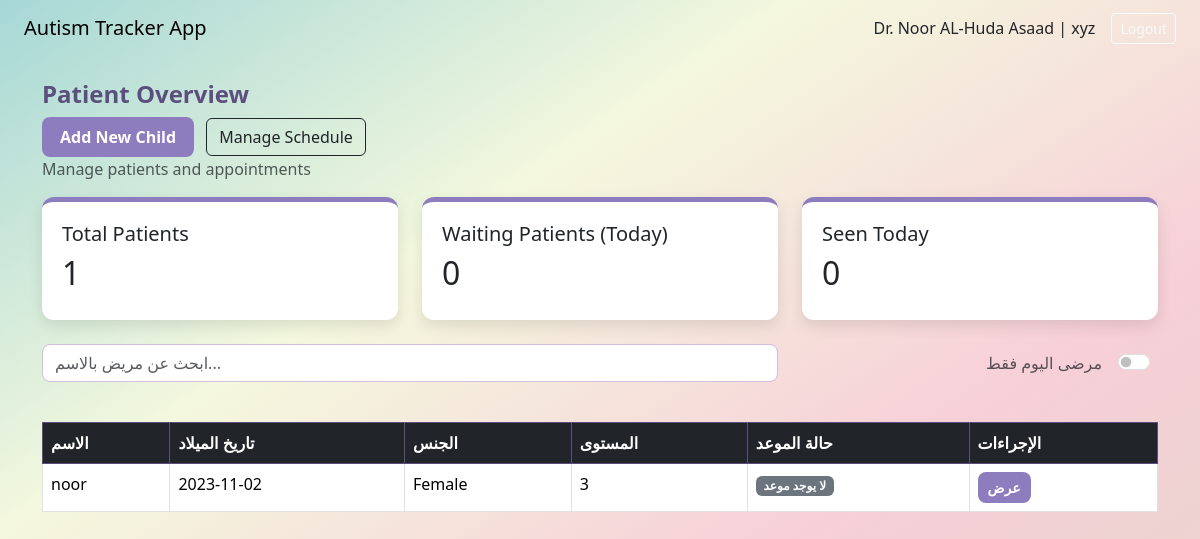
The app's page /doctor_dashboard (signed in) with its own data.
### model.py (models this page shows, shortened)
class DoctorRegister(db.Model):
    __tablename__ = 'doctor_register'
    doctor_id = db.Column(db.Integer, primary_key=True, unique=True)
    name = db.Column(db.String(100), nullable=False)
    user_name = db.Column(db.String(100), unique=True, nullable=False)
    phone_number = db.Column(db.String(15), unique=True, nullable=False)
    specialty = db.Column(db.String(100), nullable=False)
    password = db.Column(db.String(100), nullable=False)

class Child(db.Model):
    __tablename__ = 'child'
    child_id = db.Column(db.Integer, primary_key=True, unique=True)
    mother_id = db.Column(db.Integer, db.ForeignKey('mother_register.mother_id'), nullable=True)
    name = db.Column(db.String(100), nullable=False)
    BD = db.Column(db.DateTime, nullable=False)
    gender = db.Column(db.String(10), nullable=False)  # "male" or "female"
    level = db.Column(db.Integer, nullable=False)
    note = db.Column(db.Text, nullable=True)
    doctor_links = db.relationship('DoctorsChild', backref='child', lazy=True)
    activities = db.relationship('Activities', backref='child', lazy=True)
    medicines = db.relationship('Medicine', backref='child', lazy=True)

### app.py (the view)
@app.route('/doctor_dashboard')
def doctor_dashboard():
    print("Session content:", dict(session))
    doctor_id = session.get('doctor_id')
    doctor = DoctorRegister.query.get(doctor_id)
    total_patients = Child.query.join(DoctorsChild).filter(DoctorsChild.doctor_id == doctor_id).count()
    today_name = date.today().strftime('%A')
    children_query = (
        db.session.query(Child)
        .join(DoctorsChild, Child.child_id == DoctorsChild.child_id)
        .filter(DoctorsChild.doctor_id == doctor_id)
        .all()
    )
    children_data = []
    for child in children_query:
        status = 'N/A'
        has_appointment_today = False
        latest_appointment_record = (
            db.session.query(DoctorAppointment)
            .join(ChildAppointment, DoctorAppointment.appointment_id == ChildAppointment.appointment_id)
            .filter(
                ChildAppointment.child_id == child.child_id,
                DoctorAppointment.doctor_id == doctor_id,  # فلترة حسب الطبيب
                DoctorAppointment.day_of_week == today_name,  # 💡 الفلترة حسب اليوم
                DoctorAppointment.status.in_(['booked', 'completed'])  # الحالة يجب أن تكون محجوزة أو مكتملة
            )
            .order_by(ChildAppointment.created_at.desc())
            .first()
        )
        if latest_appointment_record:
            status = latest_appointment_record.status
            has_appointment_today = True
        child_with_status = {
            'child_id': child.child_id,
            'name': child.name,
            'BD': child.BD,
            'gender': child.gender,
            'level': child.level,
            'note': child.note,
            'has_appointment_today': has_appointment_today,
            'appointment_status': status,
        }
        children_data.append(child_with_status)
    total_patients = len(children_data)
    waiting_patients = sum(1 for c in children_data if c['appointment_status'] == 'booked')
    seen_today = sum(1 for c in children_data if c['appointment_status'] == 'completed')
    return render_template(
        'doctor_dashboard.html',
        doctor_name=doctor.name,
        specialty=doctor.specialty,
        children=children_data,
        total_patients=total_patients,
        waiting_patients=waiting_patients,
        seen_today=seen_today,
    )

### templates/doctor_dashboard.html (shortened to what this page needs)
{% extends 'base_doctor.html' %}
{% block content %}
<div class="container mt-4">
  <div class="dashboard-header">
    <h4>Patient Overview</h4>
    <div>
      <a href="{{ url_for('add_child_page') }}" class="btn btn-main me-2">
        Add New Child
      </a>
      <a href="{{ url_for('manage_schedule') }}" class="btn btn-outline-dark">
        Manage Schedule
      </a>
    </div>
  </div>
  <p class="text-muted">Manage patients and appointments</p>
  <div class="row g-4 mb-4">
    <div class="col-md-4">
      <div class="card-box">
        <h5>Total Patients</h5>
        <h2>{{ total_patients or 0 }}</h2>
      </div>
    </div>
    <div class="col-md-4">
      <div class="card-box">
        <h5>Waiting Patients (Today)</h5>
        <h2>{{ waiting_patients or 0 }}</h2>
      </div>
    </div>
    <div class="col-md-4">
      <div class="card-box">
        <h5>Seen Today</h5>
        <h2>{{ seen_today or 0 }}</h2>
      </div>
    </div>
  </div>
  <div class="row mb-3 align-items-center">
      <div class="col-md-8">
          <input type="text" id="patientSearch" class="form-control" placeholder="ابحث عن مريض بالاسم..." onkeyup="filterAppointments()">
      </div>
      <div class="col-md-4 d-flex align-items-center justify-content-end">
          <label class="form-check-label me-3 text-muted" for="filterTodaySwitch">
              مرضى اليوم فقط
          </label>
          <div class="form-check form-switch">
              <input class="form-check-input" type="checkbox" id="filterTodaySwitch" onchange="filterAppointments()">
          </div>
      </div>
  </div>
  {% if children %}
  <div class="table-responsive">
      <table class="table table-hover table-bordered mt-4" id="patientTable">
          <thead class="table-dark">
          <tr>
              <th>الاسم</th>
              <th>تاريخ الميلاد</th>
              <th>الجنس</th>
              <th>المستوى</th>
              <th>حالة الموعد</th>
              <th>الإجراءات</th>
          </tr>
          </thead>
          <tbody>
          {% for child in children %}
              <tr data-child-id="{{ child.child_id }}"
                  data-appointment-today="{{ 'true' if child.has_appointment_today else 'false' }}"
                  data-appointment-status="{{ child.appointment_status or 'N/A' }}">
                  <td onclick="navigateToDetails('{{ child.child_id }}')">{{ child.name }}</td>
                  <td onclick="navigateToDetails('{{ child.child_id }}')">{{ child.BD.strftime('%Y-%m-%d') if child.BD else 'N/A' }}</td>
                  <td onclick="navigateToDetails('{{ child.child_id }}')">{{ 'Male' if child.gender == 'male' else 'Female' }}</td>
                  <td onclick="navigateToDetails('{{ child.child_id }}')">{{ child.level }}</td>
                  <td class="appointment-status-cell">
                      {% if child.appointment_status == 'booked' %}
                          <span class="badge bg-warning text-dark appointment-status-label">محجوز اليوم</span>
                      {% elif child.appointment_status == 'completed' %}
                          <span class="badge bg-success appointment-status-label">مكتمل</span>
                      {% else %}
                          <span class="badge bg-secondary appointment-status-label">لا يوجد موعد</span>
                      {% endif %}
                  </td>
                  <td>
                      <div class="d-flex align-items-center justify-content-start">
                          <a href="{{ url_for('doctor_child_details', child_id=child.child_id) }}" class="btn btn-sm btn-main me-2" style="padding: 5px 10px;">عرض</a>
                      </div>
                  </td>
              </tr>
          {% endfor %}
          </tbody>
      </table>
  </div>
  {% else %}
      <div class="empty-state">
          <h5>No patients yet</h5>
          <p>Click "Add New Child" to get started</p>
      </div>
  {% endif %}
</div>
{% endblock %}

### templates/base_doctor.html (shortened to what this page needs)
<!DOCTYPE html>
<html lang="en">
<head>
  <link href="https://cdn.jsdelivr.net/npm/bootstrap@5.3.3/dist/css/bootstrap.min.css" rel="stylesheet">
  <link rel="stylesheet" href="https://cdnjs.cloudflare.com/ajax/libs/font-awesome/6.5.1/css/all.min.css">
</head>
<body>
  <nav class="navbar navbar-expand-lg px-4">
    <a class="navbar-brand" href="{{ url_for('doctor_dashboard') }}">Autism Tracker App</a>
    <div class="ms-auto d-flex align-items-center">
      <span class="doctor-info">
        Dr. {{ doctor_name }} | {{ specialty }}
      </span>
      <a href="{{ url_for('doctor_login') }}" class="btn btn-sm btn-outline-light ms-3">Logout</a>
    </div>
  </nav>
  {% block content %}{% endblock %}
</body>
</html>

### templates/base_doctor.html (style rules this page uses)
body { background: linear-gradient(to bottom right, #A6D8D6, #F4F8DE, #F7CFD8, #E3D6C9); min-height: 100vh; background-attachment: fixed; }
.dashboard-header h4 { color: #5C4F7D; font-weight: bold; }
.card-box { background: white; border-radius: 12px; padding: 20px; box-shadow: 0 6px 15px rgba(0, 0, 0, 0.1); border-top: 5px solid #8E7DBE; }
.btn-main { background-color: #8E7DBE; color: white; border: none; font-weight: 600; padding: 8px 18px; border-radius: 8px; transition: background-color 0.3s; }
.table-dark { background-color: #5C4F7D !important; border-color: #5C4F7D !important; }
.form-control { border-radius: 8px; border-color: #D3BDE0; }

### templates/doctor_dashboard.html (style rules this page uses)
body { background: linear-gradient(to bottom right, #A6D8D6, #F4F8DE, #F7CFD8, #E3D6C9); min-height: 100vh; background-attachment: fixed; }
.dashboard-header h4 { color: #5C4F7D; font-weight: bold; }
.card-box { background: white; border-radius: 12px; padding: 20px; box-shadow: 0 6px 15px rgba(0, 0, 0, 0.1); border-top: 5px solid #8E7DBE; }
.btn-main { background-color: #8E7DBE; color: white; border: none; font-weight: 600; padding: 8px 18px; border-radius: 8px; transition: background-color 0.3s; }
.table-dark { background-color: #5C4F7D !important; border-color: #5C4F7D !important; }
.form-control { border-radius: 8px; border-color: #D3BDE0; }

### records on screen
DoctorRegister: name "Noor AL-Huda Asaad", specialty "xyz"
Child: name "noor", BD "2023-11-02", gender "Female", level "3"

### other values on screen
{{ total_patients or 0 }} "1"
{{ waiting_patients or 0 }} "0"
{{ seen_today or 0 }} "0"
